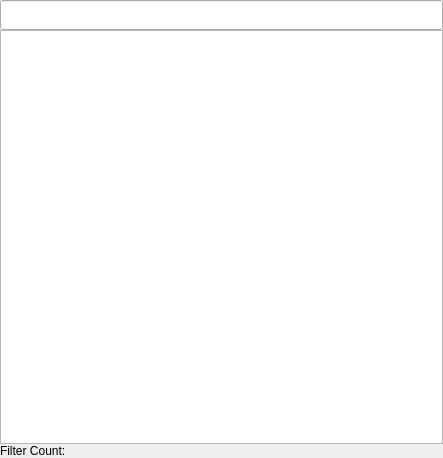
<?xml version="1.0" encoding="UTF-8"?>
<ui version="4.0">
 <class>FilterListToolboxWidget</class>
 <widget class="QWidget" name="FilterListToolboxWidget">
  <property name="geometry">
   <rect>
    <x>0</x>
    <y>0</y>
    <width>443</width>
    <height>458</height>
   </rect>
  </property>
  <property name="minimumSize">
   <size>
    <width>0</width>
    <height>0</height>
   </size>
  </property>
  <property name="windowTitle">
   <string>Form</string>
  </property>
  <layout class="QVBoxLayout" name="verticalLayout">
   <property name="spacing">
    <number>0</number>
   </property>
   <property name="leftMargin">
    <number>0</number>
   </property>
   <property name="topMargin">
    <number>0</number>
   </property>
   <property name="rightMargin">
    <number>0</number>
   </property>
   <property name="bottomMargin">
    <number>0</number>
   </property>
   <item>
    <widget class="QtSLineEdit" name="filterSearch">
     <property name="minimumSize">
      <size>
       <width>0</width>
       <height>30</height>
      </size>
     </property>
     <property name="maximumSize">
      <size>
       <width>16777215</width>
       <height>30</height>
      </size>
     </property>
     <property name="text">
      <string/>
     </property>
    </widget>
   </item>
   <item>
    <widget class="FilterListView" name="filterListView">
     <property name="alternatingRowColors">
      <bool>false</bool>
     </property>
     <property name="itemsExpandable">
      <bool>false</bool>
     </property>
     <attribute name="headerVisible">
      <bool>false</bool>
     </attribute>
    </widget>
   </item>
   <item>
    <widget class="QLabel" name="filterCountLabel">
     <property name="text">
      <string>Filter Count:</string>
     </property>
    </widget>
   </item>
  </layout>
 </widget>
 <customwidgets>
  <customwidget>
   <class>QtSLineEdit</class>
   <extends>QLineEdit</extends>
   <header location="global">QtSLineEdit.h</header>
  </customwidget>
  <customwidget>
   <class>FilterListView</class>
   <extends>QTreeView</extends>
   <header location="global">FilterListView.h</header>
  </customwidget>
 </customwidgets>
 <resources/>
 <connections/>
</ui>
